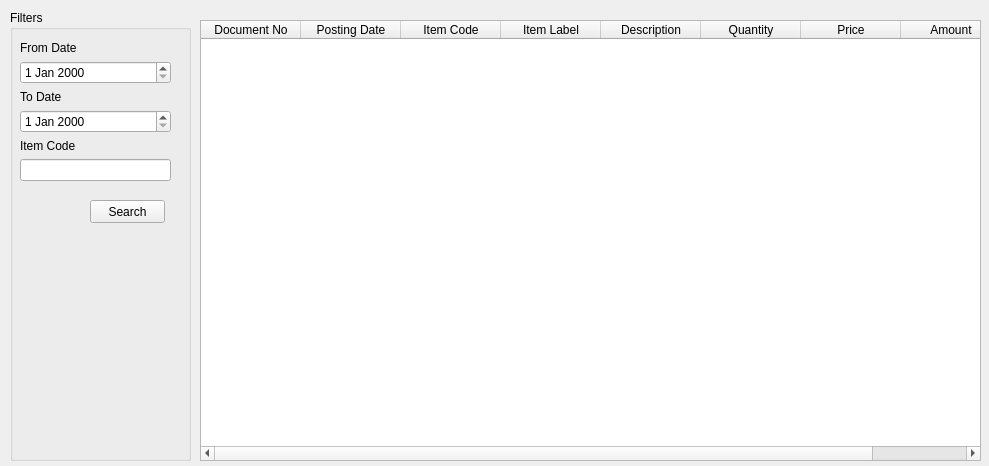
<?xml version="1.0" encoding="UTF-8"?>
<ui version="4.0">
 <class>FormSalesTransaction</class>
 <widget class="QWidget" name="FormSalesTransaction">
  <property name="geometry">
   <rect>
    <x>0</x>
    <y>0</y>
    <width>989</width>
    <height>466</height>
   </rect>
  </property>
  <property name="windowTitle">
   <string>Sales Transaction</string>
  </property>
  <widget class="QGroupBox" name="groupBox">
   <property name="geometry">
    <rect>
     <x>10</x>
     <y>10</y>
     <width>181</width>
     <height>451</height>
    </rect>
   </property>
   <property name="font">
    <font>
     <family>Segoe UI</family>
     <pointsize>9</pointsize>
    </font>
   </property>
   <property name="title">
    <string>Filters</string>
   </property>
   <widget class="QPushButton" name="pushButton">
    <property name="geometry">
     <rect>
      <x>80</x>
      <y>190</y>
      <width>75</width>
      <height>23</height>
     </rect>
    </property>
    <property name="text">
     <string>Search</string>
    </property>
   </widget>
   <widget class="QWidget" name="layoutWidget">
    <property name="geometry">
     <rect>
      <x>10</x>
      <y>31</y>
      <width>151</width>
      <height>140</height>
     </rect>
    </property>
    <layout class="QVBoxLayout" name="verticalLayout">
     <item>
      <widget class="QLabel" name="label">
       <property name="font">
        <font>
         <family>Segoe UI</family>
         <pointsize>9</pointsize>
        </font>
       </property>
       <property name="text">
        <string>From Date</string>
       </property>
      </widget>
     </item>
     <item>
      <widget class="QDateEdit" name="fromDate">
       <property name="font">
        <font>
         <family>Segoe UI</family>
         <pointsize>9</pointsize>
        </font>
       </property>
      </widget>
     </item>
     <item>
      <widget class="QLabel" name="label_2">
       <property name="font">
        <font>
         <family>Segoe UI</family>
         <pointsize>9</pointsize>
        </font>
       </property>
       <property name="text">
        <string>To Date</string>
       </property>
      </widget>
     </item>
     <item>
      <widget class="QDateEdit" name="toDate">
       <property name="font">
        <font>
         <family>Segoe UI</family>
         <pointsize>9</pointsize>
        </font>
       </property>
      </widget>
     </item>
     <item>
      <widget class="QLabel" name="label_3">
       <property name="font">
        <font>
         <family>Segoe UI</family>
         <pointsize>9</pointsize>
        </font>
       </property>
       <property name="text">
        <string>Item Code</string>
       </property>
      </widget>
     </item>
     <item>
      <widget class="QLineEdit" name="lineEdit"/>
     </item>
    </layout>
   </widget>
  </widget>
  <widget class="QTableWidget" name="tableWidget">
   <property name="geometry">
    <rect>
     <x>200</x>
     <y>20</y>
     <width>781</width>
     <height>441</height>
    </rect>
   </property>
   <column>
    <property name="text">
     <string>Document No</string>
    </property>
   </column>
   <column>
    <property name="text">
     <string>Posting Date</string>
    </property>
   </column>
   <column>
    <property name="text">
     <string>Item Code</string>
    </property>
   </column>
   <column>
    <property name="text">
     <string>Item Label</string>
    </property>
   </column>
   <column>
    <property name="text">
     <string>Description</string>
    </property>
   </column>
   <column>
    <property name="text">
     <string>Quantity</string>
    </property>
   </column>
   <column>
    <property name="text">
     <string>Price</string>
    </property>
   </column>
   <column>
    <property name="text">
     <string>Amount</string>
    </property>
   </column>
  </widget>
 </widget>
 <resources/>
 <connections/>
</ui>
